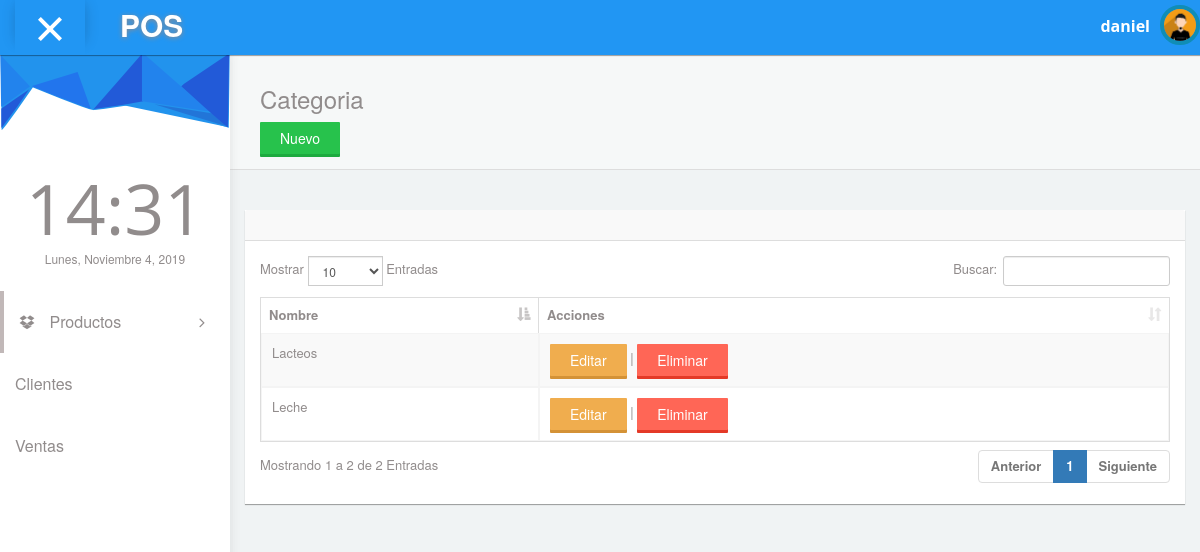
The page /categoria (signed in) on the database as committed earlier.
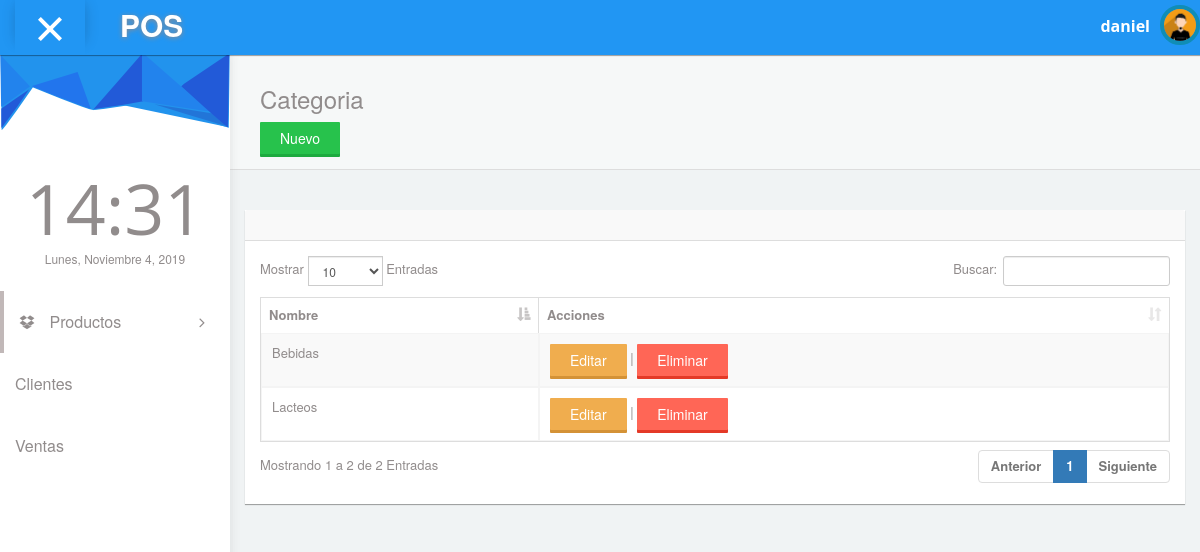
The same page on the database as committed later.
### pos/models.py (models this page shows, shortened)
class Categoria(models.Model):
    nombre=models.CharField(max_length=200)
    created_date=models.DateTimeField(default=timezone.now)

### pos/views.py (the view)
# urls.py: path('categoria',views.categoria_list,name='categoria_list'),
@login_required
def categoria_list(request):
    categorias=Categoria.objects.all()
    return render(request,'pos/categoria_list.html',{'categorias':categorias})

### pos/templates/pos/categoria_list.html
{% extends 'pos/plantilla.html' %}
{% block content %}
<div id="content">
    <div class="panel box-shadow-none content-header">
       <div class="panel-body">
         <div class="col-md-12">
             <h3 class="animated fadeInLeft">Categoria</h3>
             <a href="{% url 'categoria_nuevo' %}" class="btn btn-raised btn-success">Nuevo</a>
         </div>
       </div>
   </div>
   <div class="col-md-12 top-20 padding-0">
     <div class="col-md-12">
       <div class="panel">
         <div class="panel-heading"><h3></h3></div>
         <div class="panel-body">
           <div class="responsive-table">
           <table id="datatables-example" class="table table-striped table-bordered" width="100%" cellspacing="0">
           <thead>
             <tr>
               <th>Nombre</th>
               <th>Acciones</th>
             </tr>
           </thead>
           <tbody>
            {% for categoria in categorias %}
            <tr>
               <td>{{categoria.nombre}}</td>
               <td><a class="btn btn-raised btn-warning" href="{% url 'categoria_editar' pk=categoria.pk %}">Editar</a> | <a href="{% url 'categoria_eliminar' pk=categoria.pk %}" class="btn btn-raised btn-danger">Eliminar</a>
              </td>
             </tr>
             {% endfor %}
           </tbody>
             </table>
           </div>
       </div>
     </div>
   </div>
   </div>
 </div>
{% endblock %}

Rows that differ between the two databases and show on the page:
removed Categoria: nombre "Leche"
added Categoria: nombre "Bebidas"
